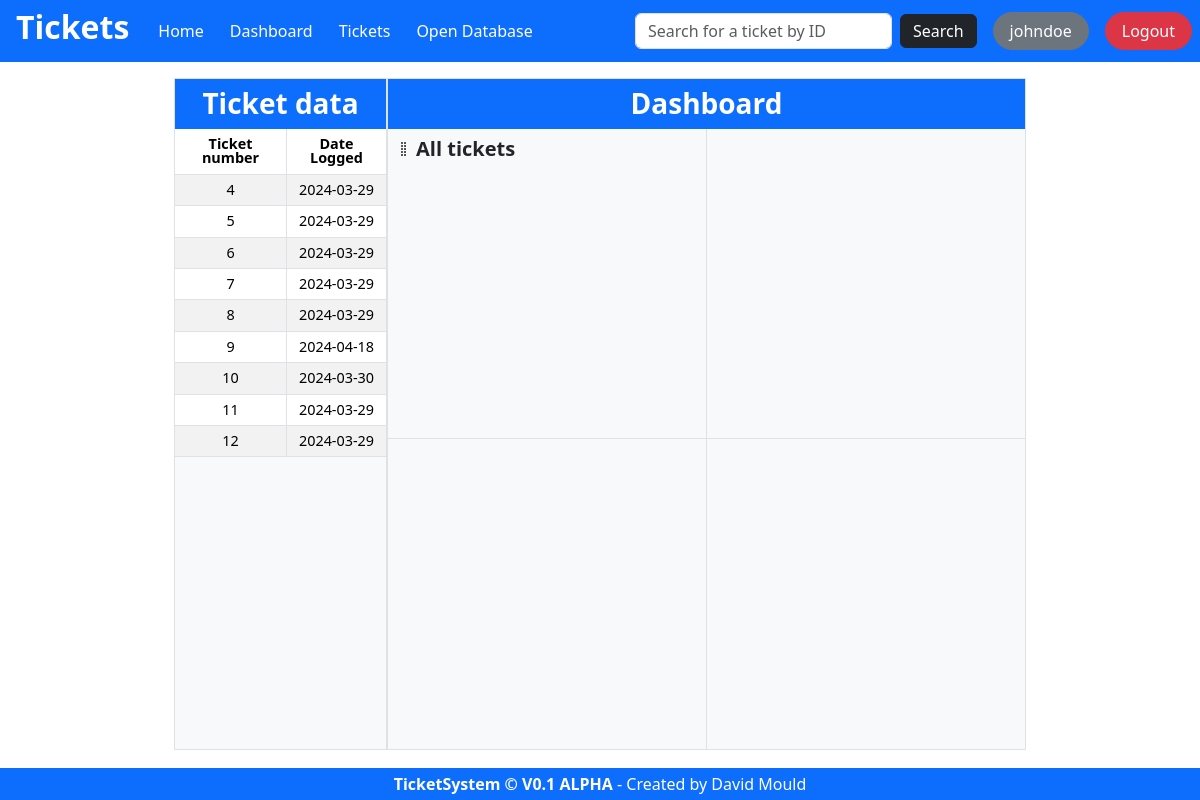
Screenshot of /dashboard.php (signed in) with the database file from the repository.
### tables this page shows
CREATE TABLE `tickets` (
  `id` int(11) NOT NULL,
  `date_logged` date NOT NULL DEFAULT current_timestamp(),
  `content` text NOT NULL,
  `logged_by` varchar(100) NOT NULL,
  `assigned_to` int(11) DEFAULT NULL
);

### config/config.php (called while the page is built, shortened)
<?php
function get_session_data()
{
    $user_id = isset($_SESSION['user_id']) ? $_SESSION['user_id'] : null;
    $username = isset($_SESSION['username']) ? $_SESSION['username'] : null;
    $access_level = isset($_SESSION['access_level']) ? $_SESSION['access_level'] : null;
    return array($user_id, $username, $access_level);
}
?>

### dashboard.php (the view, shortened to what this page needs)
<?php
include 'config/config.php';
list($user_id, $username, $access_level) = get_session_data();
function ticket_data($conn){
    echo "<h3 class='text-center bg-primary text-white py-2 fw-semibold mb-0'>Ticket data</h3>";
    echo "<table class='table table-striped table-hover text lh-1' style='font-size: 0.9rem'>";
    echo "<thead><tr class='text-center'><th class='border-end'>Ticket number</th><th>Date Logged</th></tr></thead>";
    $sql = "SELECT * FROM tickets";
    $result = $conn->query($sql);
    if ($result->num_rows > 0) {
        while ($row = $result->fetch_assoc()) {
            $ticket_id = $row['id'];
            $date_logged = $row['date_logged'];
            echo "<tr class='text-center'><td class='border-end'>$ticket_id</td><td>$date_logged</td></tr>";
        }
    }
    echo "</table>";
}
?>
<?php
include 'page_sections/head.php';
?>
<body>
    <?php
    include 'page_sections/navbar.php';
    ?>
    <div class="container-sm w-75 pb-3" style="min-width: 800px;">
        <div class="container-fluid d-flex flex-row dashboard">
                <div class="col-3 p-0"><div class="border bg-light h-100"><?php ticket_data($conn); ?></div></div>
                <div class="col p-0"><div class="border bg-light h-100 d-flex flex-column">
                    <h3 class="text-center bg-primary text-white py-2 fw-semibold mb-0">Dashboard</h3>
                    <div class="flex-grow-1 overflow-hidden">
                        <div class="row h-50">
                            <div class="w-50 h-100 border-end border-bottom" id="div1" ondrop="drop(event)" ondragover="allowDrop(event)"><?php include 'graph.php'; ?></div>
                            <div class="w-50 h-100 border-bottom" id="div2" ondrop="drop(event)" ondragover="allowDrop(event)"></div>
                        </div>
                        <div class="row h-50">
                            <div class="h-100 w-50 border-end" id="div3" ondrop="drop(event)" ondragover="allowDrop(event)"></div>
                            <div class="h-100 w-50" id="div4" ondrop="drop(event)" ondragover="allowDrop(event)"></div>
                        </div>
                    </div>
                </div></div>
            </div>
        </div>
    <?php
    include 'page_sections/footer.php';
    ?>
</body>
</html>

### page_sections/head.php (shortened to what this page needs)
<!DOCTYPE html>
<html lang="en">
<head>
    <link rel="stylesheet" href="config/style.css">
    <link href="https://cdn.jsdelivr.net/npm/bootstrap@5.3.3/dist/css/bootstrap.min.css" rel="stylesheet">
    <link rel="stylesheet" href="https://cdn.jsdelivr.net/npm/bootstrap-icons@1.11.3/font/bootstrap-icons.min.css">
</head>

### page_sections/navbar.php (shortened to what this page needs)
<nav class="navbar navbar-expand-lg mb-3 py-0">
    <div class="container-fluid p-0">
    <h2 class="nav-text mx-3 mt-2 mb-3 text-white fw-bold">Tickets</h2>
    <?php
    $current_page = basename($_SERVER['REQUEST_URI']);
    if ($current_page != 'login.php') {
        echo '<div class="collapse navbar-collapse text-start ps-lg-0 pt-lg-0 pb-lg-0 p-2" id="navbarTogglerDemo02">';
        echo '<ul class="navbar-nav me-auto mb-2 mb-lg-0"><li class="nav-item">';
        echo '<a class="nav-item btn btn-primary bpBtn" href="main.php">Home</a>';
        echo '</li><li class="nav-item">';
        echo '<a class="nav-item btn btn-primary bpBtn" href="dashboard.php">Dashboard</a>';
        echo '</li><li class="nav-item">';
        echo '<a class="nav-item btn btn-primary bpBtn" href="tickets.php">Tickets</a>';
        echo '</li><li class="nav-item">';
        echo '<a class="nav-item btn btn-primary bpBtn" href="http://localhost/phpmyadmin/" target="blank">Open Database</a>';
        echo '</li></ul>';
        echo '<form class="d-flex mb-2 mb-lg-0 me-0 me-lg-3" role="search" action="" method="post">';
        echo '<input class="h-50 align-self-sm-center form-control me-2" type="number" name="search" placeholder="Search for a ticket by ID">';
        echo '<input class="btn h-50 align-self-sm-center btn-dark py-1" type="submit" value="Search" name="search_submit">';
        echo '</form>';
        echo '<div class="options-container d-flex flex-row justify-content-center">';
        echo '<form class="nav-item" action="profile.php" method="post">';
        echo '<button class="btn btn-secondary rounded-pill me-3 ms-lg-0 px-5 px-lg-3" type="submit" name="profile">' . $username . '</button>';
        echo '</form>';
        echo '<form class="nav-item" action="" method="post">';
        echo '<button class="btn btn-danger rounded-pill ms-3 ms-lg-0 px-5 px-lg-3" type="submit" name="logout">Logout</button>';
        echo '</form>';
        echo '</div>';
        echo '</div>';
    }
    ?>
    </div>
</nav>

### graph.php (shortened to what this page needs)
<html>
<head>
</head>
<body>
    <div class="w-100 h-100" style="cursor:grab;" draggable="true" ondragstart="drag(event)" id="drag1">
        <div class="position-absolute mt-2 ms-2 z-1 d-flex flex-row align-items-center">
            <i class="bi bi-grip-vertical"></i>
            <h5 class="m-0 ms-1 fw-semibold">All tickets</h5>
        </div>
        <div id="donutchart" class="w-100 h-100" style="cursor:default;"></div>
    </div>
</body>
</html>

### page_sections/footer.php
<footer>
    <p class="m-2 text-white"><span class="fw-bold">TicketSystem &copy; V0.1 ALPHA</span> - Created by David Mould</p>
</footer>

### config/style.css (style rules this page uses)
* { margin: 0; padding: 0; box-sizing: border-box; }
:root { --bs-blue: #0d6efd; --bs-primary-text-emphasis: #0d6efd; --bs-danger: #dc3545; --bp-xs: 0; --bp-sm: 576px; --bp-md: 768px; --bp-lg: 992px; --bp-xl: 1200px; --bp-xxl: 1400px; }
body { display: grid; min-height: 100vh; margin: 0; grid-template-rows: auto 1fr auto; grid-template-columns: auto; justify-items: center; }
nav, footer { width: 100vw; text-align: center; background-color: var(--bs-blue); line-height: 1rem; }
h2 { font-size: 1.5rem; font-weight: 700; margin-bottom: 0.5rem; }
.btn, .tbl_btn { background-color: #222222; color: white; border: none; padding: 0 1rem; cursor: pointer; border-radius: 0.25rem; }
.dashboard { height: calc(100vh - 8rem); }

### rows the page displays
tickets: id "4", date_logged "2024-03-29"
tickets: id "5", date_logged "2024-03-29"
tickets: id "6", date_logged "2024-03-29"
tickets: id "7", date_logged "2024-03-29"
tickets: id "8", date_logged "2024-03-29"
tickets: id "9", date_logged "2024-04-18"
tickets: id "10", date_logged "2024-03-30"
tickets: id "11", date_logged "2024-03-29"
tickets: id "12", date_logged "2024-03-29"

### other values shown
$username "johndoe"
